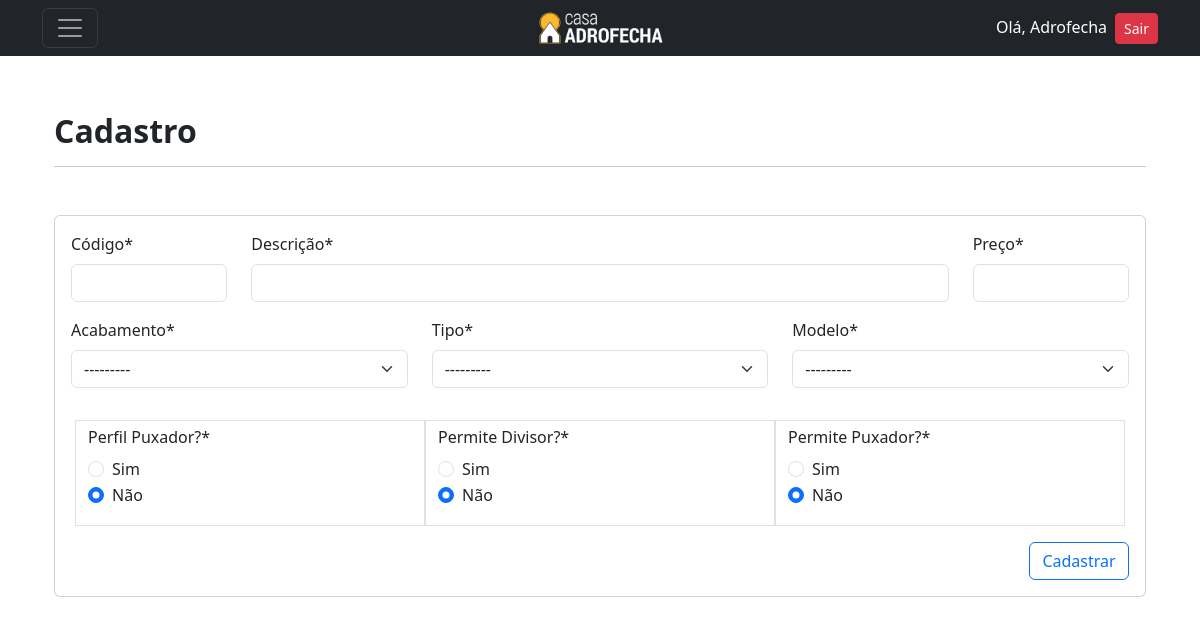
Screenshot of /cadastrar/perfil (signed in) with the database file from the repository.
### cadastros/models.py (models this page shows)
class Acabamento(models.Model):
    acabamento = models.CharField(max_length=50, unique=True)
    class Meta:
        verbose_name = 'Acabamento'
        verbose_name_plural = 'Acabamentos'
        ordering = ["acabamento"]
    def __str__(self):
        return self.acabamento

class Tipo(models.Model):
    tipo = models.CharField(max_length=30, unique=True)
    class Meta:
        ordering = ["tipo"]
    def __str__(self):
        return self.tipo

class ModeloPerfil(models.Model):
    modelo = models.CharField(max_length=10, unique=True)
    class Meta:
        verbose_name = 'Modelo Perfil'
        verbose_name_plural = 'Modelo Perfis'
        ordering = ["modelo"]
    def __str__(self):
        return self.modelo

### cadastros/views.py (the view)
# urls.py: path('cadastrar/perfil', PerfilCreate.as_view(), name='cadastrar-perfil'),
class PerfilCreate(LoginRequiredMixin,PermissionRequiredMixin, CreateView):
    model = Perfil
    form_class = PerfilForm
    template_name = 'cadastros/CadPerfil.html'
    success_url = reverse_lazy('listar-perfil')
    permission_required = 'cadastros.add.perfil'
    def get_form_kwargs(self):
        kwargs = super().get_form_kwargs()
        kwargs['initial'] = {'encaixe': '2', 'encaixedivisor': '2', 'encaixepuxador': '2'}
        return kwargs

### cadastros/forms.py
class PerfilForm(forms.ModelForm):
    encaixe = forms.ChoiceField(
        label='Perfil Puxador?',
        choices=ENCAIXE,
        widget=forms.RadioSelect,
    )
    encaixepuxador = forms.ChoiceField(
        label='Permite Puxador?',
        choices=ENCAIXE,
        widget=forms.RadioSelect
    )
    encaixedivisor = forms.ChoiceField(
        label='Permite Divisor?',
        choices=ENCAIXE,
        widget=forms.RadioSelect,
    )
    divisor = forms.ModelMultipleChoiceField(
        label='Divisor',
        queryset=Divisor.objects.all(),
        widget=forms.CheckboxSelectMultiple,
        required=False,
    )
    puxador = forms.ModelMultipleChoiceField(
        label='Puxadores',
        queryset=Puxador.objects.all(),
        widget=forms.CheckboxSelectMultiple,
        required = False,
    )
    perfil_puxador = forms.ModelMultipleChoiceField(
        label='Perfil Puxador',
        queryset=PerfilPuxador.objects.all(),
        widget=forms.CheckboxSelectMultiple,
        required=False,
    )
    class Meta:
        model = Perfil
        fields = '__all__'

### cadastros/templates/cadastros/CadPerfil.html (shortened to what this page needs)
{% extends 'base.html' %}
{% load static %}
{% load crispy_forms_tags %}
{% load widget_tweaks %}
{% block content %}
<div class="container mt-5 pt-5">
<h3 class="fs-2 fw-semibold">Cadastro</h3>
<hr>
<div>
    <form class="card p-3 mt-5" autocomplete="off" action="{% if form.instance.id %}{% url 'editar-perfil' form.instance.id %}{% else %}{% url 'cadastrar-perfil' %}{% endif %}" method="POST">
        <div class="row">
            <div class="col-2">{{ form.codigo|as_crispy_field }}</div>
            <div class="col-8">{{ form.descricao|as_crispy_field }}</div>
            <div class="col-2">{{ form.preco|as_crispy_field }}</div>
        </div>
        <div class="row">
            <div class="col-4" id="idacabamentoperfil" name="acabamento" value="{{acabamento.id}}">
                {{ form.acabamento|as_crispy_field }}
            </div>
            <div class="col-4">{{ form.tipo|as_crispy_field }}</div>
            <div class="col-4">{{ form.modelo|as_crispy_field }}</div>
        </div>
        <div class="row p-3">
            <div class="col-4 border">
                <div class="pt-1" type="radio" name="encaixe" id="idpermiteperfilpuxador">{{ form.encaixe|as_crispy_field }}</div>
            </div>
            <div class="col-4 border">
                <div class="pt-1" type="radio" name="encaixedivisor" id="idpermitedivisor">{{ form.encaixedivisor|as_crispy_field }}</div>
            </div>
            <div class="col-4 border">
                <div class="pt-1" type="radio" name="encaixepuxador" id="idpermitepuxador">{{ form.encaixepuxador|as_crispy_field }}</div>
            </div>
        </div>
        <div class="d-flex justify-content-end">
            <button type="submit" class="btn btn-outline-primary" style="width: 100px;">
                {% if form.instance.id %}
                    Salvar
                {% else %}
                    Cadastrar
                {% endif %}
            </button>
        </div>
    </form>
</div>
{% endblock %}

### paginas/templates/navbar.html (shortened to what this page needs)
{% load static %}
<nav class="navbar navbar-dark bg-dark fixed-top">
  <div class="container d-flex justify-content-between align-items-center">
      <div class="col-4">
        <button class="navbar-toggler" type="button" data-bs-toggle="offcanvas" data-bs-target="#offcanvasDarkNavbar" aria-controls="offcanvasDarkNavbar">
        <span class="navbar-toggler-icon"></span>
        </button>
      </div>
      <div class="col-4 d-flex justify-content-center">
          <a href="{% url 'inicio' %}"><img src="{% static 'paginas/images/LogoPreto2.png' %}" alt="Logo" width="130" height="40"</img></a>
      </div>
      <div class="col-4 d-flex justify-content-end">
              <ul class="list-unstyled mb-0">
                  {% if request.user.is_authenticated %}
                  <li><a style="color:white" ;>Olá, {{ user.username }}</a><a class="ms-2 btn btn-danger btn-sm" href="{% url 'logout' %}">Sair</a></li>
                  {% else %}
                  <li><a class="btn btn-primary" href="{% url 'login' %}">Entrar</a></li>
                  {% endif %}
              </ul>
      </div>
  </div>
</nav>

### rows the page displays
Acabamento: acabamento "---------"
Tipo: tipo "---------"
ModeloPerfil: modelo "---------"

### other values shown
{{ user.username }} "Adrofecha"
